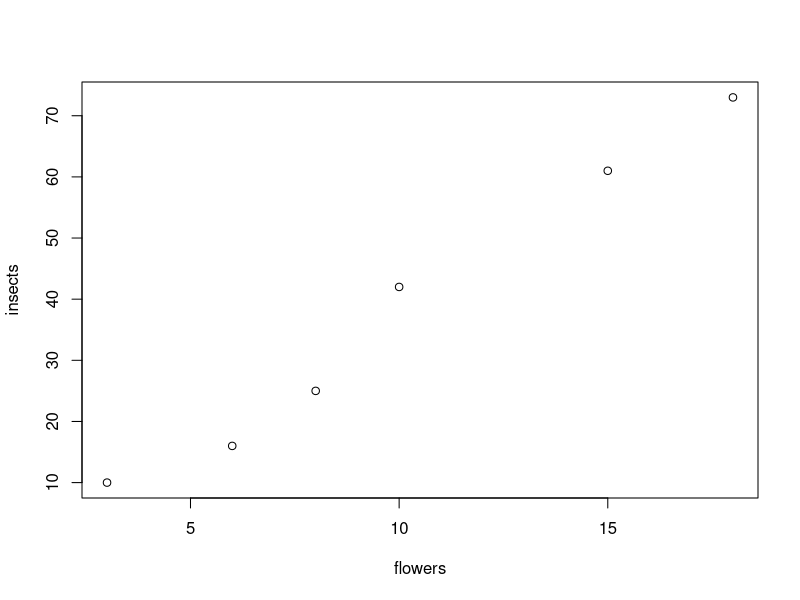
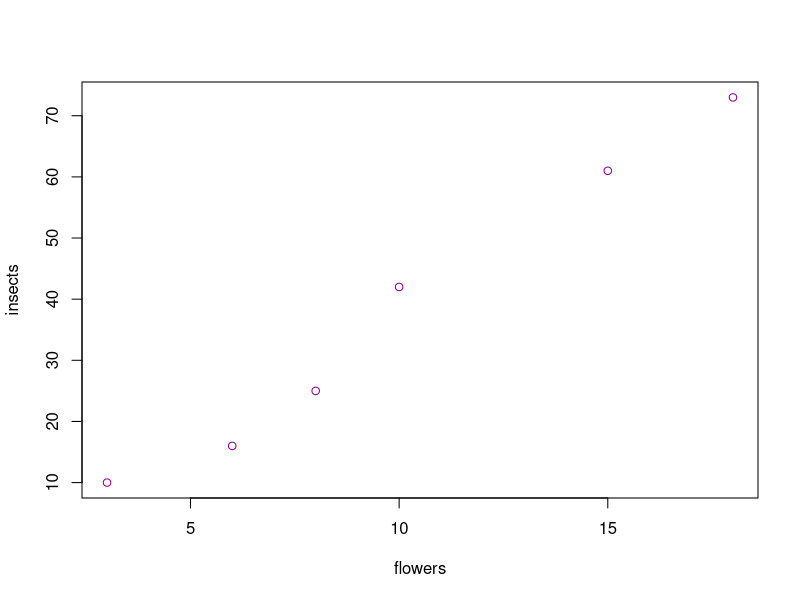
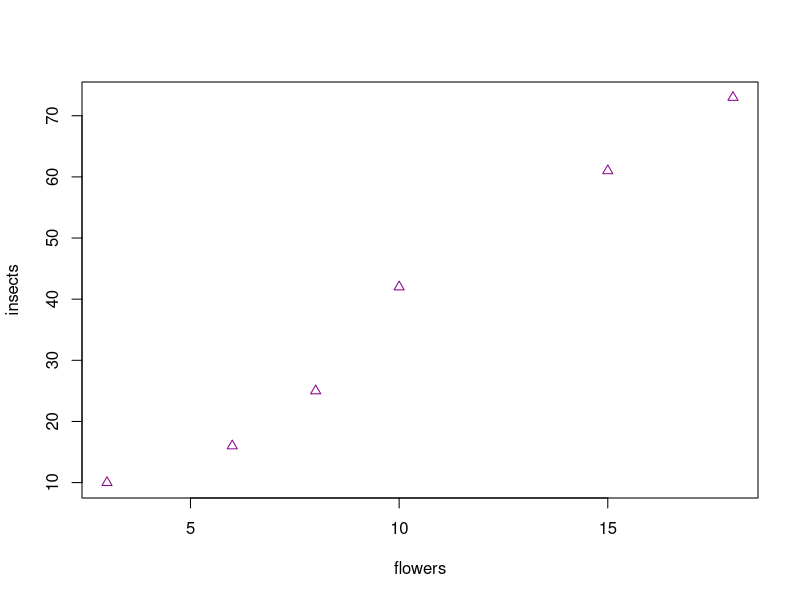
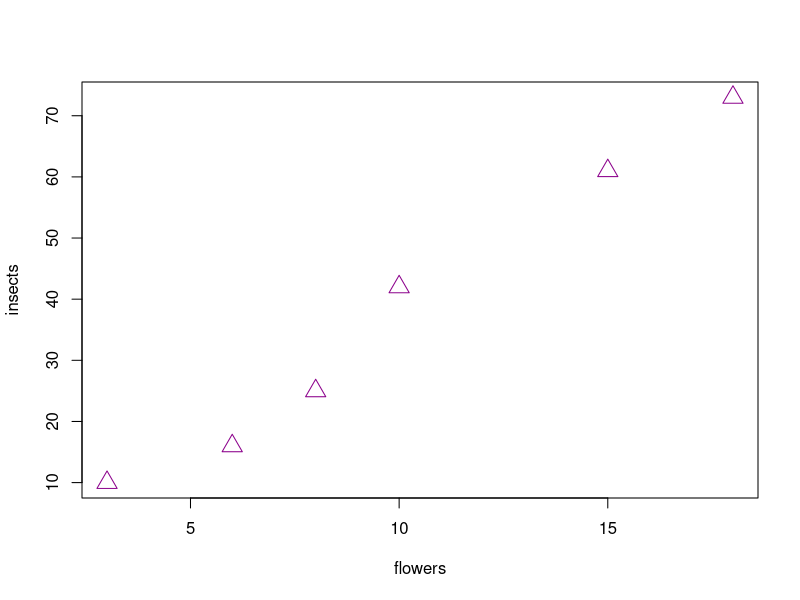
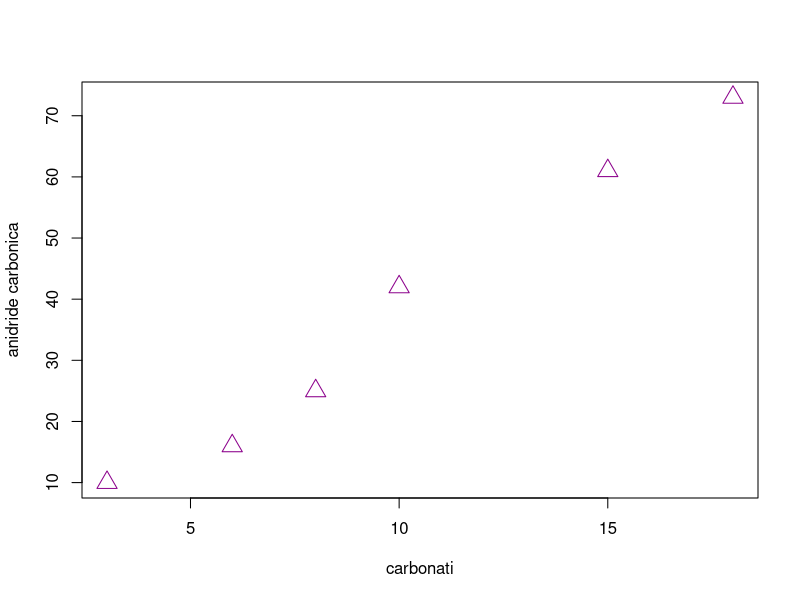

These figures' R source, in order:
#Prima lezione di telerilevamento
#Impariamo ad usare R
#Per prima cosa associamo una funzione (molitplicazione in questo esempio) 
#ad un oggetto (lettera)
a <- 6*7
b <- 5*8

(6*7)+(5*8) #il risultato è 82, ma possiamo esprimere quest'operazione anche in un altro modo
a+b #esprimiamo la stessa operazione di prima, quindi il risultato è sempre 82

#Arrays o vettori, sono serie di oggetti 
#attraverso la funzione concatenate creiamo un vettore 
#assegniamo sempre alla funzione un oggetto, flowers in questo caso

flowers <- c(3, 6, 8, 10, 15, 18) #se non avessi usato la fuznione c(), R avrebbe assegnato all'oggeto flowers solo il primo numero
flowers

insects <- c(10,  16, 25, 42, 61, 73) #altro esempio con la funzione concatenate
insects

#Ora posso fare un plot(x,y)
plot (flowers, insects)

#la funzione plot possiede vari parametri tra cui
#il colore, posso modificarlo scrivendo all'interno del plot
#plot(x, y, col=""), all'interno delle virgolette inserisco il nome del colore
#che desidero tra quelli presenti in R

plot (flowers, insects, col= "darkmagenta")

#poi posso cambiare i simboli usando pch=
#e rendo pch uguale a un numero che corrisponde a un simbolo
#(per capire che numero usare in base alsimbolo che voglio uso tabelle specifiche)
plot (flowers, insects, col= "darkmagenta", pch= 24)

#ancora posso cambiare la dimensione dei simboli con cex=
#e indico di quanto voglio aumentare o diminuire il simbolo
plot (flowers, insects, col= "darkmagenta", pch= 24, cex= 2)

#infine posso modificare il nome delle mie ascisse e ordinate
#faccio ciò aggiungendo xlab="" e ylab="" 
#sempre specificando tra virgolette il nome che voglio usare
plot (flowers, insects, xlab="carbonati", ylab="anidride carbonica", col= "darkmagenta", pch= 24, cex= 2)
